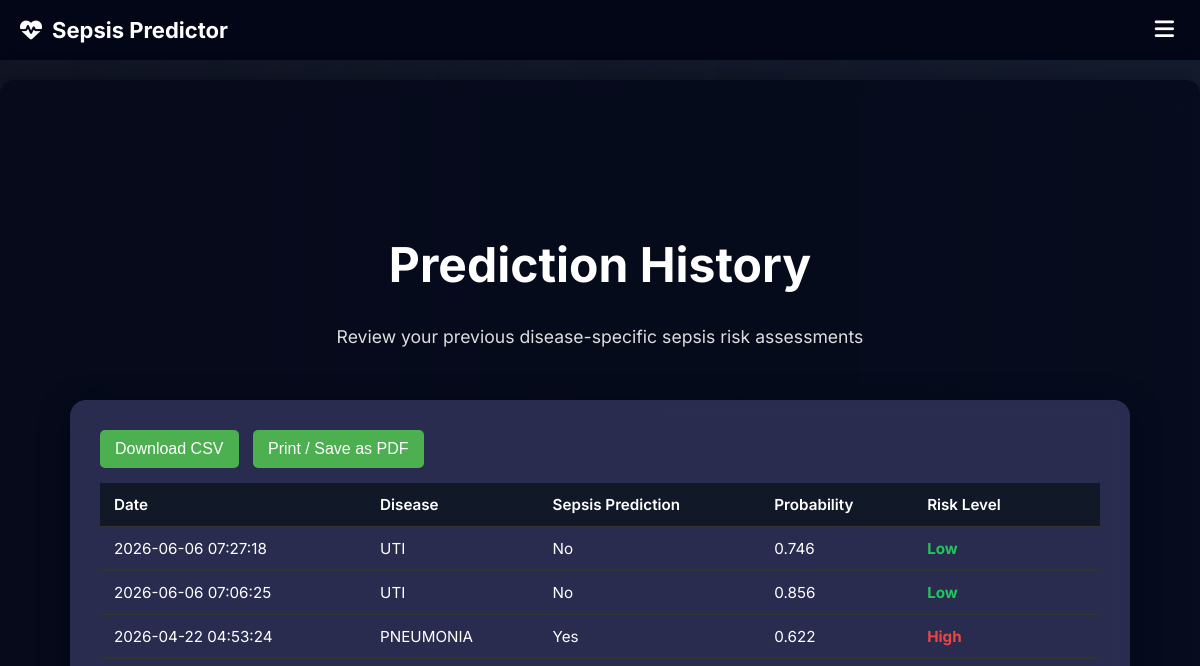
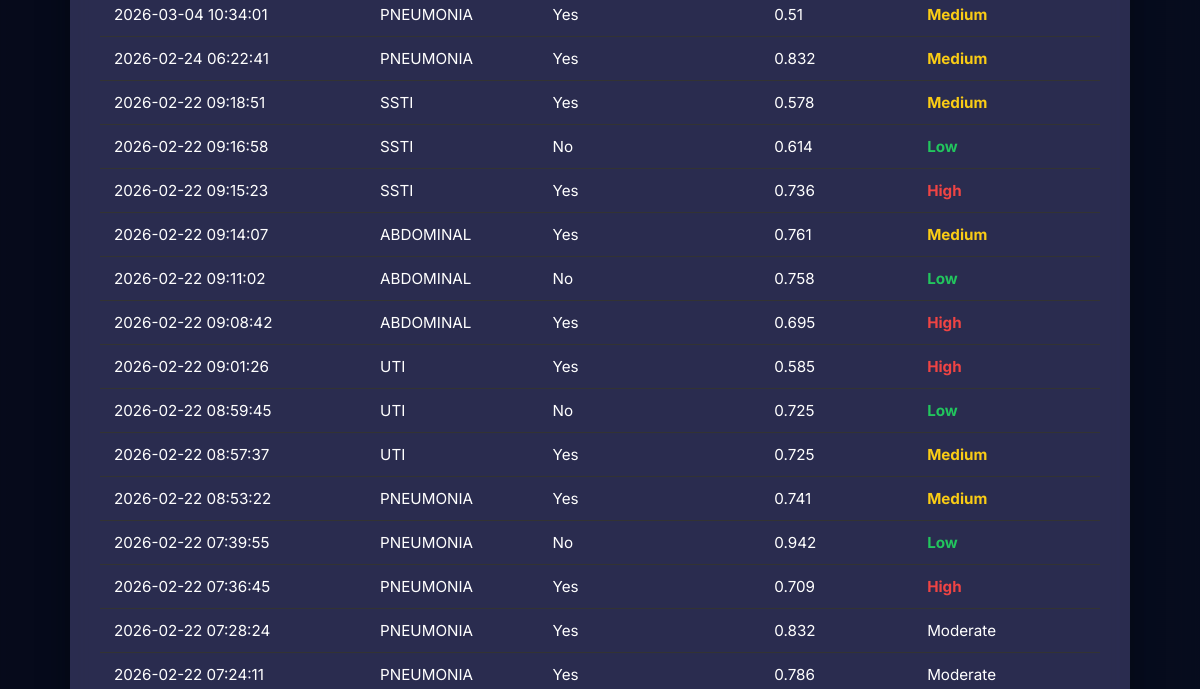
Page /history (signed in, upper part) on the earlier database version (2 pictures, top to bottom).
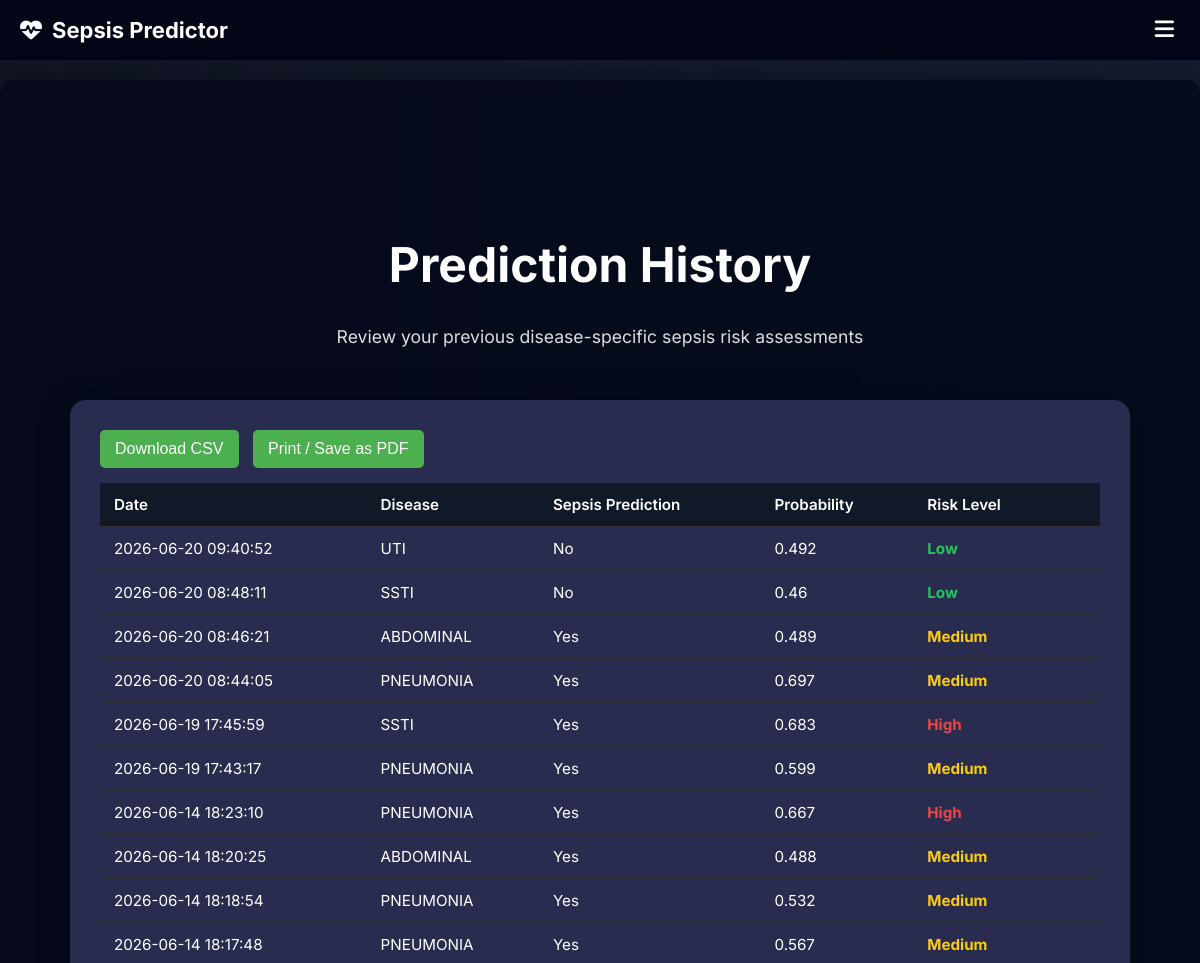
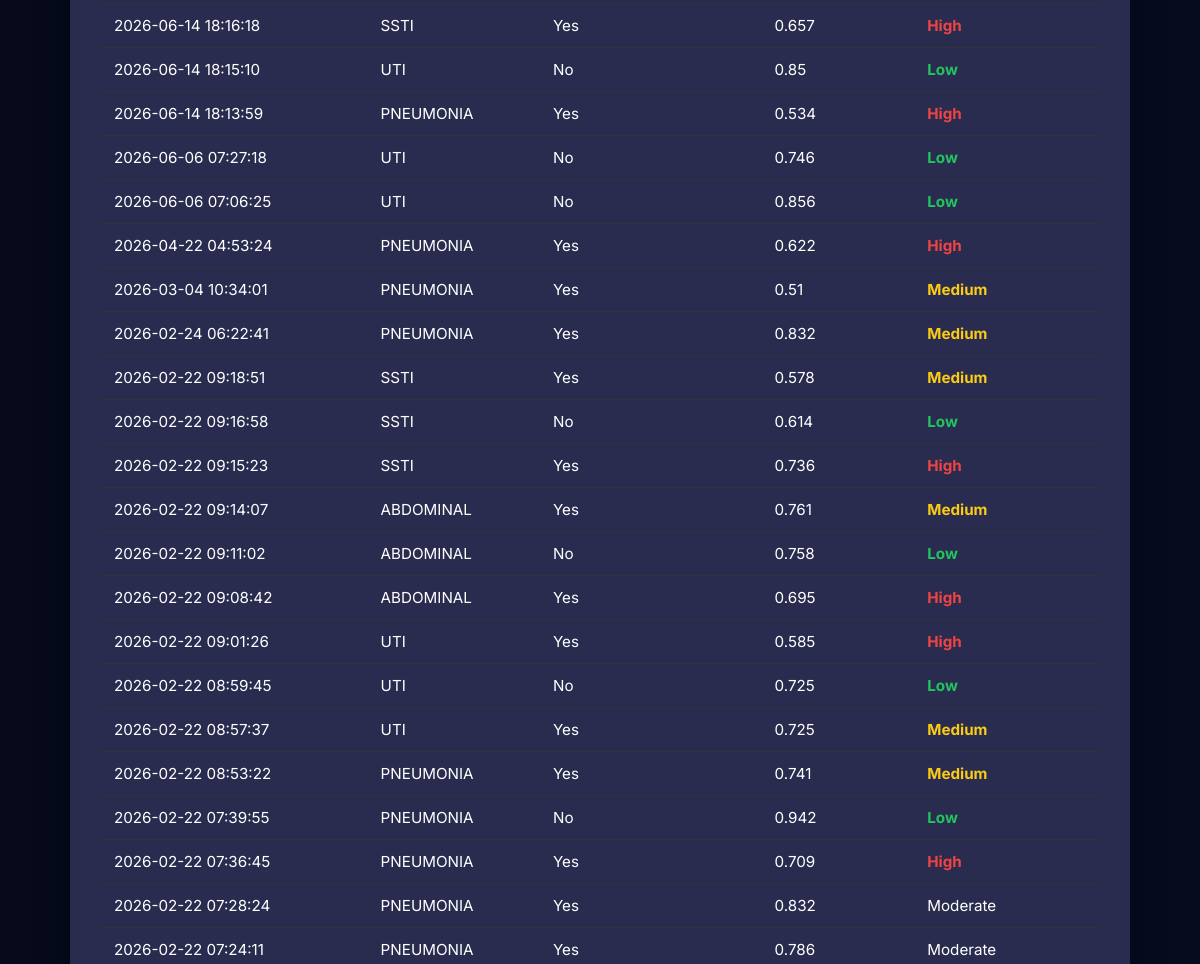
Same page on the later database version (2 pictures, top to bottom).
### tables this page shows
CREATE TABLE predictions (
        id INTEGER PRIMARY KEY AUTOINCREMENT,
        user_id INTEGER,
        disease TEXT,
        sepsis_prediction TEXT,
        probability REAL,
        risk_level TEXT,
        timestamp DATETIME DEFAULT CURRENT_TIMESTAMP
    );

### app.py (the view)
@app.route("/history")
def history():
    if "user" not in session:
        return redirect(url_for("login"))
    user = get_user_by_username(session["user"])
    predictions = get_user_predictions(user["id"])
    return render_template("history.html", predictions=predictions)

### users.py (called while the page is built)
def get_user_by_username(username):
    conn = sqlite3.connect(DB_NAME)
    cursor = conn.cursor()
    cursor.execute("""
        SELECT id, username, email
        FROM users
        WHERE username=?
    """, (username,))
    user = cursor.fetchone()
    conn.close()
    if user:
        return {
            "id": user[0],
            "username": user[1],
            "email": user[2]
        }
    return None

def get_user_predictions(user_id):
    conn = sqlite3.connect(DB_NAME)
    cursor = conn.cursor()
    cursor.execute("""
        SELECT disease, sepsis_prediction , probability, risk_level, timestamp
        FROM predictions
        WHERE user_id=?
        ORDER BY timestamp DESC
    """, (user_id,))
    rows = cursor.fetchall()
    conn.close()
    predictions = []
    for row in rows:
        predictions.append({
            "disease": row[0],
            "sepsis_prediction": row[1],
            "probability": row[2],
            "risk_level": row[3],
            "timestamp": row[4]
        })
    return predictions

### templates/history.html (shortened to what this page needs)
{% extends "base.html" %}
{% block content %}
<div class="page-wrapper">
  <div class="main-content">
    <section class="hero">
  <h1>Prediction History</h1>
  <p>Review your previous disease-specific sepsis risk assessments</p>
</section>
<div class="history-card">
  {% if predictions %}
  <div style="margin-bottom: 15px;">
      <button onclick="downloadCSV()" class="btn">Download CSV</button>
      <button onclick="printHistory()" class="btn">Print / Save as PDF</button>
  </div>
  <div style="overflow-x: auto;">
    <table>
      <thead>
        <tr>
          <th>Date</th>
          <th>Disease</th>
          <th>Sepsis Prediction</th>
          <th>Probability</th>
          <th>Risk Level</th>
        </tr>
      </thead>
      <tbody>
        {% for item in predictions %}
        <tr>
          <td>{{ item.timestamp }}</td>
          <td>{{ item.disease }}</td>
          <td>{{ item.sepsis_prediction }}</td>
          <td>{{ item.probability }}</td>
          <td class="
              {% if item.risk_level == 'Low' %}
                  risk-low
              {% elif item.risk_level == 'Medium' %}
                  risk-medium
              {% elif item.risk_level == 'High' %}
                  risk-high
              {% endif %}
            ">
              {{ item.risk_level }}
          </td>
        </tr>
        {% endfor %}
      </tbody>
    </table>
  </div>
  {% else %}
  <div class="no-history">
    <p>No sepsis predictions found yet.</p>
    <a href="{{ url_for('predict') }}" class="btn">Run First Prediction</a>
  </div>
  {% endif %}
</div>
{% endblock %}

### templates/base.html (shortened to what this page needs)
<!DOCTYPE html>
<html lang="en">
<head>
  <link href="https://cdnjs.cloudflare.com/ajax/libs/font-awesome/6.4.0/css/all.min.css" rel="stylesheet">
</head>
<body>
{% if request.endpoint != 'landing' %}
<nav class="navbar">
  <div class="nav-container">
    <a href="{{ url_for('landing') }}" class="navbar-brand">
      <i class="fas fa-heartbeat"></i>
      Sepsis Predictor
    </a>
    <button class="menu-toggle" onclick="toggleMenu()">
      <i class="fas fa-bars"></i>
    </button>
  </div>
</nav>
{% endif %}
{% if request.endpoint != 'main' %}
<div class="container">
{% endif %}
{% block content %}{% endblock %}
{% if request.endpoint != 'main' %}
</div>
{% endif %}
</body>
</html>

### templates/history.html (style rules this page uses)
.page-wrapper { min-height: calc(100vh - 100px); display: flex; flex-direction: column; }
.main-content { flex: 1; }
.hero { display: flex; flex-direction: column; justify-content: center; align-items: center; text-align: center; height: 45vh; padding: 0 20px; }
.hero h1 { font-size: 3rem; font-weight: 700; margin-bottom: 15px; }
.hero p { font-size: 1.1rem; max-width: 600px; color: #dddddd; }
.history-card { background-color: rgba(50, 52, 90, 0.85); backdrop-filter: blur(15px); padding: 30px; border-radius: 16px; max-width: 1000px; margin: -60px auto 40px auto; box-shadow: 0 8px 32px rgba(0,0,0,0.35); }
table { width: 100%; border-collapse: collapse; font-size: 0.95rem; }
th, td { padding: 12px 14px; text-align: left; border-bottom: 1px solid #333; }
th { background-color: #111827; font-weight: 600; }
.risk-low { color: #22c55e; font-weight: 700; }
.risk-medium { color: #facc15; font-weight: 700; }
.risk-high { color: #ef4444; font-weight: 700; }
.btn { display: inline-block; padding: 12px 28px; border: 2px solid #00e6e6; color: #00e6e6; text-decoration: none; border-radius: 8px; font-weight: 500; font-size: 1rem; transition: 0.3s ease; }
.btn { padding: 10px 15px; margin-right: 10px; background: #4CAF50; color: white; border: none; border-radius: 5px; cursor: pointer; }

Differences in the rows shown:
added predictions: timestamp "2026-06-20 09:40:52", disease "UTI", sepsis_prediction "No", probability "0.492", risk_level "Low"
added predictions: timestamp "2026-06-20 08:48:11", disease "SSTI", sepsis_prediction "No", probability "0.46", risk_level "Low"
added predictions: timestamp "2026-06-20 08:46:21", disease "ABDOMINAL", sepsis_prediction "Yes", probability "0.489", risk_level "Medium"
added predictions: timestamp "2026-06-20 08:44:05", disease "PNEUMONIA", sepsis_prediction "Yes", probability "0.697", risk_level "Medium"
added predictions: timestamp "2026-06-19 17:45:59", disease "SSTI", sepsis_prediction "Yes", probability "0.683", risk_level "High"
added predictions: timestamp "2026-06-19 17:43:17", disease "PNEUMONIA", sepsis_prediction "Yes", probability "0.599", risk_level "Medium"
added predictions: timestamp "2026-06-14 18:23:10", disease "PNEUMONIA", sepsis_prediction "Yes", probability "0.667", risk_level "High"
added predictions: timestamp "2026-06-14 18:20:25", disease "ABDOMINAL", sepsis_prediction "Yes", probability "0.488", risk_level "Medium"
added predictions: timestamp "2026-06-14 18:18:54", disease "PNEUMONIA", sepsis_prediction "Yes", probability "0.532", risk_level "Medium"
added predictions: timestamp "2026-06-14 18:17:48", disease "PNEUMONIA", sepsis_prediction "Yes", probability "0.567", risk_level "Medium"
added predictions: timestamp "2026-06-14 18:16:18", disease "SSTI", sepsis_prediction "Yes", probability "0.657", risk_level "High"
added predictions: timestamp "2026-06-14 18:15:10", disease "UTI", sepsis_prediction "No", probability "0.85", risk_level "Low"
added predictions: timestamp "2026-06-14 18:13:59", disease "PNEUMONIA", sepsis_prediction "Yes", probability "0.534", risk_level "High"
